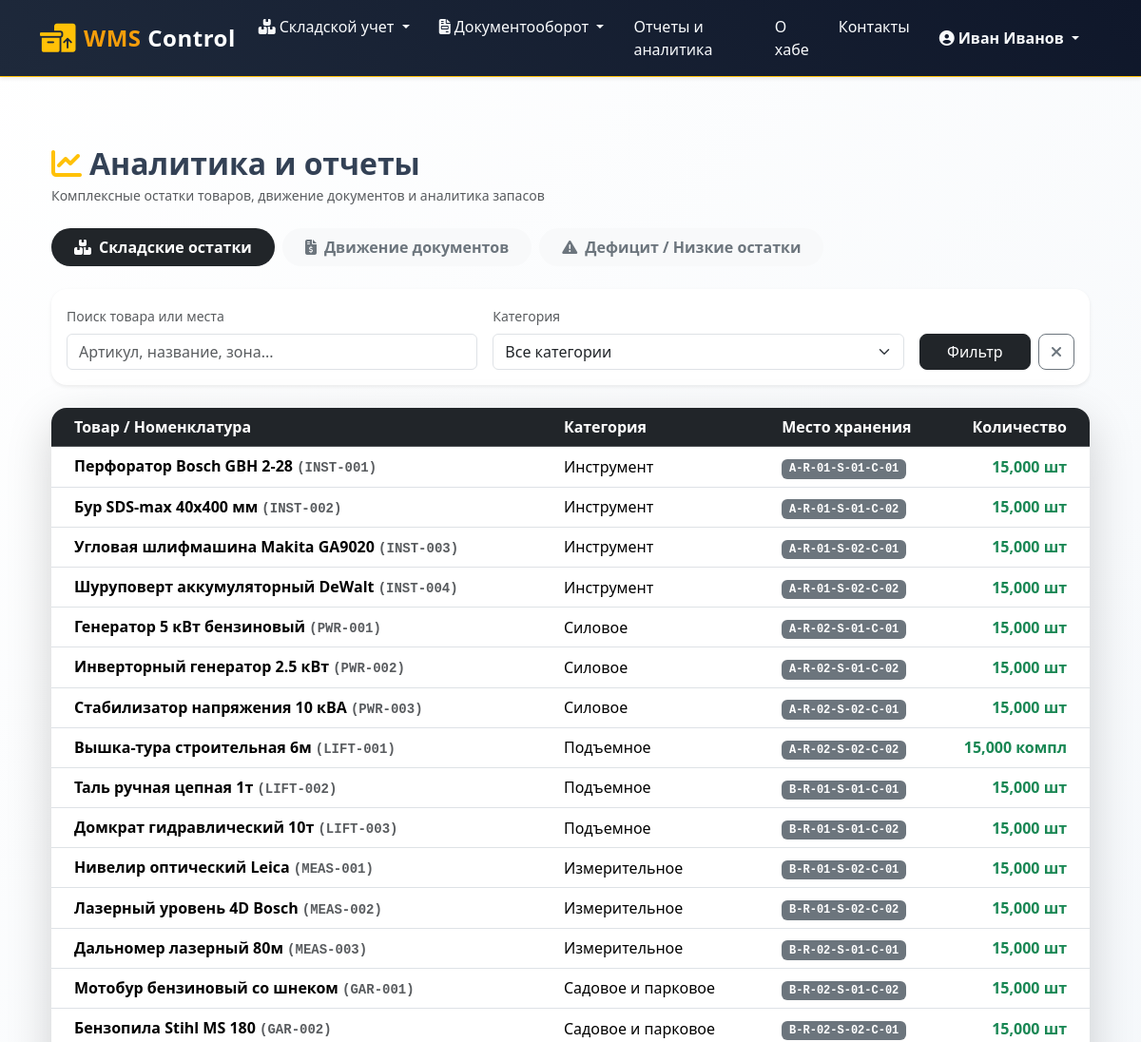
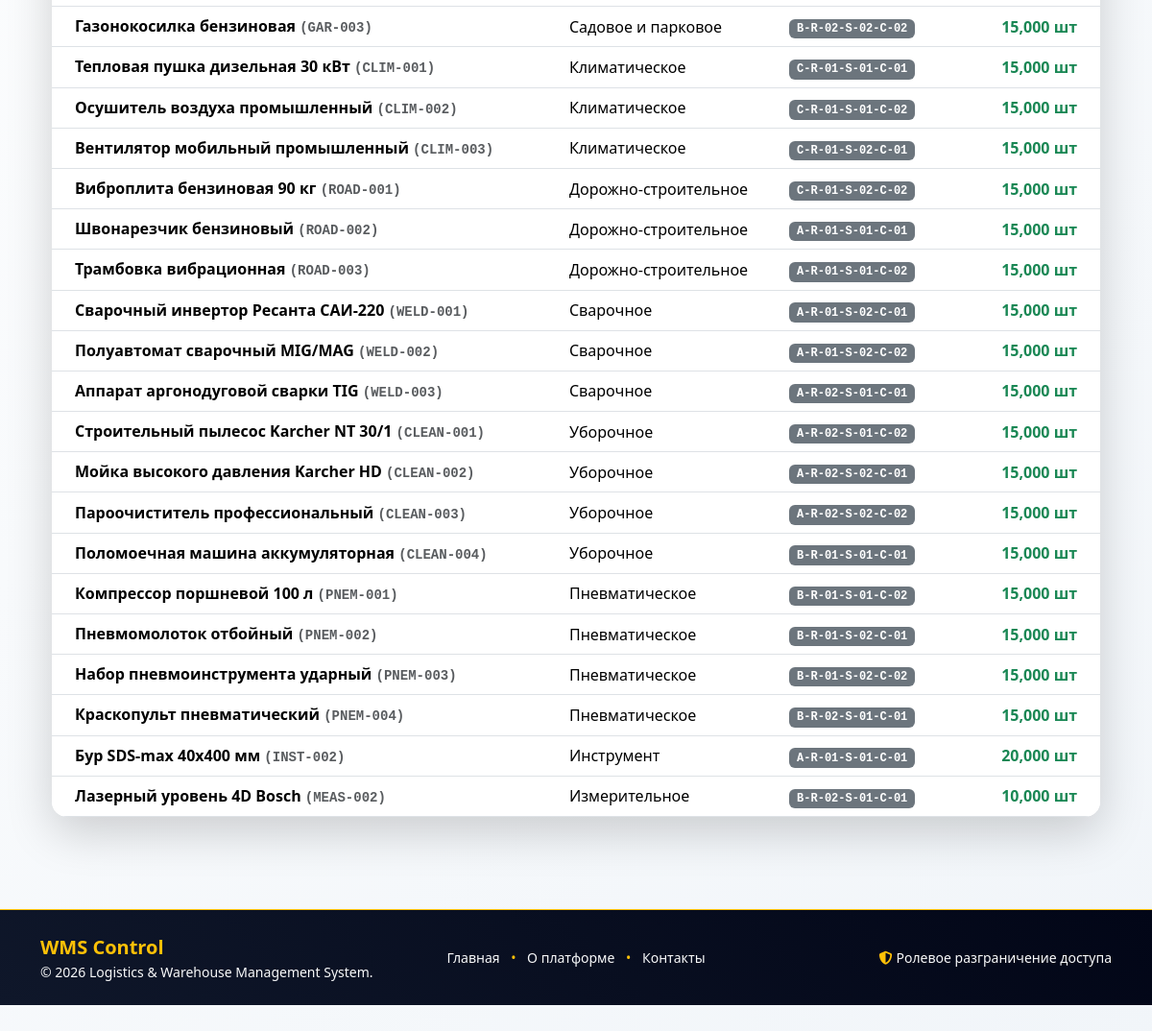
Page /orders/reports/ (signed in) on the committed database (2 pictures, top to bottom).
### inventory/models.py (models this page shows, shortened)
class StockBalance(models.Model):
    product = models.ForeignKey(
        Product,
        on_delete=models.CASCADE,
        related_name='balances',
        verbose_name=_('Product')
    )
    location = models.ForeignKey(
        StorageLocation,
        on_delete=models.CASCADE,
        related_name='balances',
        verbose_name=_('Storage location')
    )
    quantity = models.DecimalField(_('Current quantity'), max_digits=12, decimal_places=3, default=0)
    class Meta:
        verbose_name = _('Stock balance')
        verbose_name_plural = _('Stock balances')
        unique_together = ('product', 'location')

class Product(models.Model):
    category = models.ForeignKey(
        Category,
        on_delete=models.CASCADE,
        related_name='products',
        verbose_name=_('Category')
    )
    sku = models.CharField(_('SKU / Article'), max_length=50, unique=True)
    barcode = models.CharField(_('Barcode'), max_length=100, unique=True, blank=True, null=True)
    name = models.CharField(_('Product name'), max_length=200)
    unit = models.CharField(_('Unit of measurement'), max_length=20, default='pcs')
    min_stock = models.DecimalField(_('Minimum stock balance'), max_digits=12, decimal_places=3, default=0)
    description = models.TextField(_('Description'), blank=True)
    image = models.ImageField(_('Product image'), upload_to='products/', blank=True, null=True)
    is_active = models.BooleanField(_('Is active status'), default=True)
    class Meta:
        verbose_name = _('Product')
        verbose_name_plural = _('Products')
        ordering = ['name']

class Category(models.Model):
    name = models.CharField(_('Category name'), max_length=100)
    description = models.TextField(_('Description'), blank=True)
    display_order = models.IntegerField(_('Display order'), default=0)
    class Meta:
        verbose_name = _('Category')
        verbose_name_plural = _('Categories')
        ordering = ['display_order', 'name']

class StorageLocation(models.Model):
    zone = models.CharField(_('Warehouse zone'), max_length=50)
    rack = models.CharField(_('Rack'), max_length=50)
    shelf = models.CharField(_('Shelf / Level'), max_length=50)
    cell = models.CharField(_('Cell / Position'), max_length=50)
    barcode = models.CharField(_('Location barcode'), max_length=100, unique=True, blank=True, null=True)
    class Meta:
        verbose_name = _('Storage location')
        verbose_name_plural = _('Storage locations')
        ordering = ['zone', 'rack', 'shelf', 'cell']
        unique_together = ('zone', 'rack', 'shelf', 'cell')
    def __str__(self):
        return f"{self.zone}-{self.rack}-{self.shelf}-{self.cell}"

### orders/views.py (the view)
# urls.py: path('reports/', views.reports_dashboard, name='reports_dashboard'),
@login_required
def reports_dashboard(request):
    report_type = request.GET.get('report_type', 'balances')
    date_from = request.GET.get('date_from')
    date_to = request.GET.get('date_to')
    category_id = request.GET.get('category')
    doc_type = request.GET.get('doc_type')
    contractor_id = request.GET.get('contractor')
    query = request.GET.get('q')
    context = {
        'report_type': report_type,
        'categories': Category.objects.all(),
        'contractors': Contractor.objects.all(),
        'search_query': query or '',
        'date_from': date_from or '',
        'date_to': date_to or '',
        'selected_category': category_id or '',
        'selected_doc_type': doc_type or '',
        'selected_contractor': contractor_id or '',
    }
    if report_type == 'balances':
        context['report_data'] = get_stock_balance_report(category_id=category_id, query=query)
    elif report_type == 'movements':
        context['report_data'] = get_document_movement_report(
            date_from=date_from, date_to=date_to, doc_type=doc_type, contractor_id=contractor_id
        )
    elif report_type == 'low_stock':
        context['report_data'] = get_low_stock_report()
    return render(request, 'orders/reports_dashboard.html', context)

### orders/reports.py (called while the page is built, shortened)
def get_stock_balance_report(category_id=None, query=None):
    balances = StockBalance.objects.select_related('product', 'location', 'product__category').filter(quantity__gt=0)
    if category_id:
        balances = balances.filter(product__category_id=category_id)
    return balances

### templates/orders/reports_dashboard.html (shortened to what this page needs)
{% extends 'base.html' %}
{% load i18n %}
{% block content %}
<div class="container py-4 py-lg-5">
    <div class="d-flex justify-content-between align-items-center mb-4">
        <div>
            <h2 class="fw-bold mb-1"><i class="fa-solid fa-chart-line text-warning me-2"></i>{% translate "Analytics & Reports" %}</h2>
            <p class="text-muted small mb-0">{% translate "Comprehensive stock balances, document movements, and inventory analytics" %}</p>
        </div>
    </div>
    <ul class="nav nav-pills mb-4 gap-2">
        <li class="nav-item">
            <a class="nav-link rounded-pill px-4 fw-semibold {% if report_type == 'balances' %}active bg-dark text-white{% else %}text-secondary bg-light{% endif %}"
               href="?report_type=balances">
                <i class="fa-solid fa-boxes-stacked me-2"></i>{% translate "Stock Balances" %}
            </a>
        </li>
        <li class="nav-item">
            <a class="nav-link rounded-pill px-4 fw-semibold {% if report_type == 'movements' %}active bg-dark text-white{% else %}text-secondary bg-light{% endif %}"
               href="?report_type=movements">
                <i class="fa-solid fa-file-invoice-dollar me-2"></i>{% translate "Document Movements" %}
            </a>
        </li>
        <li class="nav-item">
            <a class="nav-link rounded-pill px-4 fw-semibold {% if report_type == 'low_stock' %}active bg-dark text-white{% else %}text-secondary bg-light{% endif %}"
               href="?report_type=low_stock">
                <i class="fa-solid fa-triangle-exclamation me-2"></i>{% translate "Low Stock / Deficit" %}
            </a>
        </li>
    </ul>
    <div class="card border-0 shadow-sm rounded-4 mb-4 p-3 bg-white">
        <form method="get" action="" class="row g-3 align-items-end">
            {% if report_type == 'balances' %}
                <div class="col-md-5">
                    <label class="form-label small text-muted">{% translate "Search product or location" %}</label>
                    <input type="text" name="q" value="{{ search_query }}" class="form-control" placeholder="{% translate 'SKU, name, zone...' %}">
                </div>
                <div class="col-md-5">
                    <label class="form-label small text-muted">{% translate "Category" %}</label>
                    <select name="category" class="form-select">
                        <option value="">{% translate "All Categories" %}</option>
                    </select>
                </div>
            {% else %}
                <div class="col-md-12 text-muted small">
                    <i class="fa-solid fa-circle-info me-1"></i> {% translate "This report displays all active products whose total quantity is equal to or below the minimum stock threshold." %}
                </div>
            {% endif %}
            {% if report_type != 'low_stock' %}
                <div class="col-md-2 d-flex gap-2">
                    <button type="submit" class="btn btn-dark w-100 rounded-3">{% translate "Filter" %}</button>
                    <a href="?report_type={{ report_type }}" class="btn btn-outline-secondary rounded-3" title="{% translate 'Reset' %}"><i class="fa-solid fa-xmark"></i></a>
                </div>
            {% endif %}
        </form>
    </div>
    <div class="card border-0 shadow-lg rounded-4 overflow-hidden bg-white">
        <div class="table-responsive">
            <table class="table table-hover align-middle mb-0">
                <thead class="table-dark">
                    {% if report_type == 'balances' %}
                        <tr>
                            <th class="ps-4">{% translate "Product" %}</th>
                            <th>{% translate "Category" %}</th>
                            <th>{% translate "Location" %}</th>
                            <th class="text-end pe-4">{% translate "Quantity" %}</th>
                        </tr>
                    {% endif %}
                </thead>
                <tbody>
                    {% if report_type == 'balances' %}
                        {% for row in report_data %}
                            <tr>
                                <td class="ps-4 fw-bold">{{ row.product.name }} <small class="text-muted font-monospace">({{ row.product.sku }})</small></td>
                                <td>{{ row.product.category.name|default:"—" }}</td>
                                <td><span class="badge bg-secondary font-monospace">{{ row.location }}</span></td>
                                <td class="text-end pe-4 fw-bold text-success">{{ row.quantity }} {{ row.product.unit }}</td>
                            </tr>
                        {% empty %}
                            <tr><td colspan="4" class="text-center py-5 text-muted">{% translate "No stock balance records found." %}</td></tr>
                        {% endfor %}
                    {% endif %}
                </tbody>
            </table>
        </div>
    </div>
</div>
{% endblock %}

### templates/base.html (shortened to what this page needs)
<!DOCTYPE html>
{% load static %}
{% load i18n %}
<html lang="{{ LANGUAGE_CODE|default:'ru' }}">
<head>
    <link href="https://cdn.jsdelivr.net/npm/bootstrap@5.3.3/dist/css/bootstrap.min.css" rel="stylesheet">
    <link rel="stylesheet" href="https://cdnjs.cloudflare.com/ajax/libs/font-awesome/6.7.2/css/all.min.css">
    <link rel="stylesheet" href="https://cdn.datatables.net/1.13.8/css/dataTables.bootstrap5.min.css">
    <link rel="stylesheet" href="{% static 'css/site.css' %}">
</head>
<body class="d-flex flex-column min-vh-100 bg-light">
    <header>
        <nav class="navbar navbar-expand-lg navbar-dark bg-dark border-bottom border-warning shadow-sm mb-4">
            <div class="container">
                <a class="navbar-brand fw-bold text-warning d-flex align-items-center" href="{% url 'index' %}">
                    <i class="fa-solid fa-boxes-packing fa-lg me-2 text-warning"></i>
                    <span>WMS <span class="text-white">Control</span></span>
                </a>
                <div class="collapse navbar-collapse" id="mainMenu">
                    <ul class="navbar-nav me-auto mb-2 mb-lg-0">
                        {% if user.is_authenticated %}
                            <li class="nav-item dropdown">
                                <a class="nav-link dropdown-toggle text-light" href="#" id="inventoryDropdown" role="button" data-bs-toggle="dropdown" aria-expanded="false">
                                    <i class="fa-solid fa-boxes-stacked me-1"></i>{% trans "Inventory" %}
                                </a>
                            </li>
                            <li class="nav-item dropdown">
                                <a class="nav-link dropdown-toggle text-light" href="#" id="ordersDropdown" role="button" data-bs-toggle="dropdown" aria-expanded="false">
                                    <i class="fa-solid fa-file-invoice me-1"></i>{% trans "Documents" %}
                                </a>
                            </li>
							{% if user.profile.role == 'manager' or user.is_superuser %}
								<li class="nav-item">
									<a class="nav-link text-light" href="{% url 'orders:reports_dashboard' %}">
									   {% trans "Reports" %}
									</a>
								</li>
							{% endif %}
                        {% endif %}
                        <li class="nav-item">
                            <a class="nav-link text-light" href="{% url 'about' %}">{% trans "About Hub" %}</a>
                        </li>
                        <li class="nav-item">
                            <a class="nav-link text-light" href="{% url 'contact' %}">{% trans "Contacts" %}</a>
                        </li>
                    </ul>
                    <div class="d-flex align-items-center gap-3">
                        <ul class="navbar-nav">
                            {% if user.is_authenticated %}
                                <li class="nav-item dropdown">
                                    <a class="nav-link dropdown-toggle text-warning fw-semibold" href="#" id="userDropdown"
                                       role="button" data-bs-toggle="dropdown" aria-expanded="false">
                                        <i class="fa-solid fa-circle-user me-1"></i>{{ user.get_full_name|default:user.username }}
                                    </a>
                                </li>
                            {% else %}
                                <div class="d-flex gap-2">
                                    <a href="{% url 'accounts:login' %}" class="btn btn-outline-warning btn-sm fw-semibold">{% trans "Log in" %}</a>
                                </div>
                            {% endif %}
                        </ul>
                    </div>
                </div>
            </div>
        </nav>
    </header>
    <main role="main" class="flex-grow-1 pb-5">
        <div class="container">
            {% block content %}{% endblock content %}
        </div>
    </main>
	<footer class="bg-dark text-light py-4 border-top border-warning mt-auto">
		<div class="container">
			<div class="row align-items-center gy-3">
				<div class="col-12 col-md-4 text-center text-md-start">
					<div class="fw-bold text-warning fs-5">WMS Control</div>
					<p class="small text-light mb-0">&copy; 2026 Logistics & Warehouse Management System.</p>
				</div>
				<div class="col-12 col-md-4 text-center">
					<ul class="list-inline mb-0 small">
						<li class="list-inline-item"><a href="{% url 'index' %}" class="text-light text-decoration-none">{% trans "Home" %}</a></li>
						<li class="list-inline-item text-warning">•</li>
						<li class="list-inline-item"><a href="{% url 'about' %}" class="text-light text-decoration-none">{% trans "About" %}</a></li>
						<li class="list-inline-item text-warning">•</li>
						<li class="list-inline-item"><a href="{% url 'contact' %}" class="text-light text-decoration-none">{% trans "Contacts" %}</a></li>
					</ul>
				</div>
				<div class="col-12 col-md-4 text-center text-md-end small text-light">
					<i class="fa-solid fa-shield-halved text-warning me-1"></i>{% trans "Role-based Access Control" %}
				</div>
			</div>
		</div>
	</footer>
</body>
</html>

### static/css/site.css (style rules this page uses)
:root { --navbar-background-color-light: #1E293B; --navbar-background-color-dark: #0F172A; --navbar-text-color-light: #F8FAFC; --navbar-text-color-dark: #F59E0B; --header-background-color-light: #F8FAFC; --header-background-color-dark: #E2E8F0; --header-text-color-light: #1E293B; --header-text-color-dark: #0F172A; --main-background-color-light: #FFFFFF; --main-background-color-dark: #F1F5F9; --main-text-color: #334155; --main-header-color: #0F172A; --card-background-color-light: #FFFFFF; --card-background-color-dark: #E2E8F0; --card-text-color-light: #1E293B; --card-text-color-dark: #0F172A; --table-background-color-light: #FFFFFF; --table-background-color-dark: #F8FAFC; --table-text-color: #1E293B; --footer-background-color-light: #0F172A; --footer-background-color-dark: #020617; --footer-text-color-light: #94A3B8; --footer-text-color-dark: #E2E8F0; --star-size: 30px; --star-color: #F59E0B; --star-background: #64748B; }
html { font-size: 14px; }
@media (min-width: 768px) { html { font-size: 16px; } }
html { position: relative; min-height: 100%; }
.navbar { background-image: linear-gradient(45deg, var(--navbar-background-color-light), var(--navbar-background-color-dark)); padding: 8px 16px; }
.navbar-brand { color: var(--navbar-text-color-dark) !important; font-weight: bold; font-size: 24px; letter-spacing: 0.5px; }
.navbar-nav .nav-link { color: var(--navbar-text-color-light) !important; font-size: 16px; margin-right: 15px; transition: color 0.3s ease; }
body { margin-bottom: 60px; color: var(--main-text-color); background-image: linear-gradient(135deg, var(--main-background-color-light), var(--main-background-color-dark)); background-attachment: fixed; }
footer { position: relative; bottom: 0; width: 100%; background-image: linear-gradient(45deg, var(--footer-background-color-light), var(--footer-background-color-dark)); color: var(--footer-text-color-light); padding-top: 1.5rem; padding-bottom: 1.5rem; }

### rows in the picture
StockBalance: product.name "Перфоратор Bosch GBH 2-28", product.sku "INST-001", product.category.name "Инструмент", location "A-R-01-S-01-C-01", quantity "15,000", product.unit "шт"
StockBalance: product.name "Бур SDS-max 40x400 мм", product.sku "INST-002", product.category.name "Инструмент", location "A-R-01-S-01-C-02", quantity "15,000", product.unit "шт"
StockBalance: product.name "Угловая шлифмашина Makita GA9020", product.sku "INST-003", product.category.name "Инструмент", location "A-R-01-S-02-C-01", quantity "15,000", product.unit "шт"
StockBalance: product.name "Шуруповерт аккумуляторный DeWalt", product.sku "INST-004", product.category.name "Инструмент", location "A-R-01-S-02-C-02", quantity "15,000", product.unit "шт"
StockBalance: product.name "Генератор 5 кВт бензиновый", product.sku "PWR-001", product.category.name "Силовое", location "A-R-02-S-01-C-01", quantity "15,000", product.unit "шт"
StockBalance: product.name "Инверторный генератор 2.5 кВт", product.sku "PWR-002", product.category.name "Силовое", location "A-R-02-S-01-C-02", quantity "15,000", product.unit "шт"
StockBalance: product.name "Стабилизатор напряжения 10 кВА", product.sku "PWR-003", product.category.name "Силовое", location "A-R-02-S-02-C-01", quantity "15,000", product.unit "шт"
StockBalance: product.name "Вышка-тура строительная 6м", product.sku "LIFT-001", product.category.name "Подъемное", location "A-R-02-S-02-C-02", quantity "15,000", product.unit "компл"
StockBalance: product.name "Таль ручная цепная 1т", product.sku "LIFT-002", product.category.name "Подъемное", location "B-R-01-S-01-C-01", quantity "15,000", product.unit "шт"
StockBalance: product.name "Домкрат гидравлический 10т", product.sku "LIFT-003", product.category.name "Подъемное", location "B-R-01-S-01-C-02", quantity "15,000", product.unit "шт"
StockBalance: product.name "Нивелир оптический Leica", product.sku "MEAS-001", product.category.name "Измерительное", location "B-R-01-S-02-C-01", quantity "15,000", product.unit "шт"
StockBalance: product.name "Лазерный уровень 4D Bosch", product.sku "MEAS-002", product.category.name "Измерительное", location "B-R-01-S-02-C-02", quantity "15,000", product.unit "шт"
StockBalance: product.name "Дальномер лазерный 80м", product.sku "MEAS-003", product.category.name "Измерительное", location "B-R-02-S-01-C-01", quantity "15,000", product.unit "шт"
StockBalance: product.name "Мотобур бензиновый со шнеком", product.sku "GAR-001", product.category.name "Садовое и парковое", location "B-R-02-S-01-C-02", quantity "15,000", product.unit "шт"
StockBalance: product.name "Бензопила Stihl MS 180", product.sku "GAR-002", product.category.name "Садовое и парковое", location "B-R-02-S-02-C-01", quantity "15,000", product.unit "шт"
StockBalance: product.name "Газонокосилка бензиновая", product.sku "GAR-003", product.category.name "Садовое и парковое", location "B-R-02-S-02-C-02", quantity "15,000", product.unit "шт"
StockBalance: product.name "Тепловая пушка дизельная 30 кВт", product.sku "CLIM-001", product.category.name "Климатическое", location "C-R-01-S-01-C-01", quantity "15,000", product.unit "шт"
StockBalance: product.name "Осушитель воздуха промышленный", product.sku "CLIM-002", product.category.name "Климатическое", location "C-R-01-S-01-C-02", quantity "15,000", product.unit "шт"
StockBalance: product.name "Вентилятор мобильный промышленный", product.sku "CLIM-003", product.category.name "Климатическое", location "C-R-01-S-02-C-01", quantity "15,000", product.unit "шт"
StockBalance: product.name "Виброплита бензиновая 90 кг", product.sku "ROAD-001", product.category.name "Дорожно-строительное", location "C-R-01-S-02-C-02", quantity "15,000", product.unit "шт"
StockBalance: product.name "Швонарезчик бензиновый", product.sku "ROAD-002", product.category.name "Дорожно-строительное", location "A-R-01-S-01-C-01", quantity "15,000", product.unit "шт"
StockBalance: product.name "Трамбовка вибрационная", product.sku "ROAD-003", product.category.name "Дорожно-строительное", location "A-R-01-S-01-C-02", quantity "15,000", product.unit "шт"
StockBalance: product.name "Сварочный инвертор Ресанта САИ-220", product.sku "WELD-001", product.category.name "Сварочное", location "A-R-01-S-02-C-01", quantity "15,000", product.unit "шт"
StockBalance: product.name "Полуавтомат сварочный MIG/MAG", product.sku "WELD-002", product.category.name "Сварочное", location "A-R-01-S-02-C-02", quantity "15,000", product.unit "шт"
StockBalance: product.name "Аппарат аргонодуговой сварки TIG", product.sku "WELD-003", product.category.name "Сварочное", location "A-R-02-S-01-C-01", quantity "15,000", product.unit "шт"
StockBalance: product.name "Строительный пылесос Karcher NT 30/1", product.sku "CLEAN-001", product.category.name "Уборочное", location "A-R-02-S-01-C-02", quantity "15,000", product.unit "шт"
StockBalance: product.name "Мойка высокого давления Karcher HD", product.sku "CLEAN-002", product.category.name "Уборочное", location "A-R-02-S-02-C-01", quantity "15,000", product.unit "шт"
StockBalance: product.name "Пароочиститель профессиональный", product.sku "CLEAN-003", product.category.name "Уборочное", location "A-R-02-S-02-C-02", quantity "15,000", product.unit "шт"
StockBalance: product.name "Поломоечная машина аккумуляторная", product.sku "CLEAN-004", product.category.name "Уборочное", location "B-R-01-S-01-C-01", quantity "15,000", product.unit "шт"
StockBalance: product.name "Компрессор поршневой 100 л", product.sku "PNEM-001", product.category.name "Пневматическое", location "B-R-01-S-01-C-02", quantity "15,000", product.unit "шт"
StockBalance: product.name "Пневмомолоток отбойный", product.sku "PNEM-002", product.category.name "Пневматическое", location "B-R-01-S-02-C-01", quantity "15,000", product.unit "шт"
StockBalance: product.name "Набор пневмоинструмента ударный", product.sku "PNEM-003", product.category.name "Пневматическое", location "B-R-01-S-02-C-02", quantity "15,000", product.unit "шт"
StockBalance: product.name "Краскопульт пневматический", product.sku "PNEM-004", product.category.name "Пневматическое", location "B-R-02-S-01-C-01", quantity "15,000", product.unit "шт"
StockBalance: product.name "Бур SDS-max 40x400 мм", product.sku "INST-002", product.category.name "Инструмент", location "A-R-01-S-01-C-01", quantity "20,000", product.unit "шт"
StockBalance: product.name "Лазерный уровень 4D Bosch", product.sku "MEAS-002", product.category.name "Измерительное", location "B-R-02-S-01-C-01", quantity "10,000", product.unit "шт"

### other values in the picture
{{ user.get_full_name|default:user.username }} "Иван Иванов"
